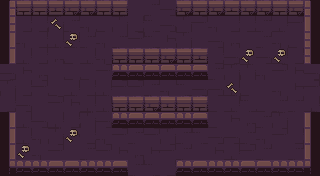

Rendered tile map (Tiled .tmx) drawn with the repository's tilesets; below, a short description and the full map source, tile grids included:
An orthogonal 20x11 tile map with 16x16 px tiles, 6 tile layers (ground, dressing, decor, walls, ...) and 12 objects (6x PROP, 5x ENTRY, CHEST).

<map version="1.10" tiledversion="1.10.2" orientation="orthogonal" renderorder="right-down" width="20" height="11" tilewidth="16" tileheight="16" infinite="0" nextlayerid="8" nextobjectid="13">
 <tileset firstgid="1" name="dungeon" tilewidth="16" tileheight="16" tilecount="100" columns="10">
  <image source="../../../gfx/tiles/depths/dungeon_tileset.png" width="160" height="160" />
 </tileset>
 <layer id="1" name="ground" width="20" height="11">
  <data encoding="csv">
9,30,30,8,18,8,18,7,19,7,9,9,30,20,19,20,30,10,30,8,
29,17,17,29,7,30,20,29,17,10,9,29,28,30,17,17,7,8,28,7,
27,30,17,8,8,7,30,7,28,10,18,29,19,9,27,19,7,30,20,20,
18,8,17,27,20,8,30,18,18,20,30,7,27,17,9,30,9,8,17,20,
9,18,27,19,20,20,28,8,28,10,20,28,28,7,29,29,30,28,18,9,
29,17,28,20,8,17,8,28,28,7,30,10,9,9,8,20,19,30,18,28,
17,9,19,28,18,8,8,7,28,9,28,28,10,20,8,10,20,7,7,8,
29,8,9,8,17,29,9,7,7,9,17,17,17,20,18,27,7,29,19,20,
27,8,30,29,18,17,30,28,7,28,29,7,10,9,9,7,30,28,17,10,
18,19,30,28,19,7,28,18,27,18,28,7,19,18,8,28,7,19,7,28,
18,29,9,30,30,17,9,27,7,10,17,8,29,10,7,8,9,9,30,20
</data>
 </layer>
 <layer id="2" name="dressing" width="20" height="11">
  <data encoding="csv">
0,0,0,0,0,0,0,0,0,0,0,0,0,0,0,0,0,0,0,0,
0,0,0,69,0,0,0,0,0,0,0,0,0,0,0,0,0,0,0,0,
0,0,0,0,78,0,0,0,0,0,0,0,0,0,0,0,0,0,0,0,
0,0,0,0,0,0,0,0,0,0,0,0,0,0,0,78,0,78,0,0,
0,0,0,0,0,0,0,0,0,0,0,0,0,0,0,0,0,0,0,0,
0,0,0,0,0,0,0,0,0,0,0,0,0,0,69,0,0,0,0,0,
0,0,0,0,0,0,0,0,0,0,0,0,0,0,0,0,0,0,0,0,
0,0,0,0,0,0,0,0,0,0,0,0,0,0,0,0,0,0,0,0,
0,0,0,0,78,0,0,0,0,0,0,0,0,0,0,0,0,0,0,0,
0,78,0,0,0,0,0,0,0,0,0,0,0,0,0,0,0,0,0,0,
0,0,0,0,0,0,0,0,0,0,0,0,0,0,0,0,0,0,0,0
</data>
 </layer>
 <layer id="3" name="decor" width="20" height="11">
  <data encoding="csv">
0,0,0,0,0,0,0,0,0,0,0,0,0,0,0,0,0,0,0,0,
0,0,0,0,0,0,0,0,0,0,0,0,0,0,0,0,0,0,0,0,
0,0,0,0,0,0,0,0,0,0,0,0,0,0,0,0,0,0,0,0,
0,0,0,0,0,0,0,0,0,0,0,0,0,0,0,0,0,0,0,0,
0,0,0,0,0,0,0,0,0,0,0,0,0,0,0,0,0,0,0,0,
0,0,0,0,0,0,0,0,0,0,0,0,0,0,0,0,0,0,0,0,
0,0,0,0,0,0,0,0,0,0,0,0,0,0,0,0,0,0,0,0,
0,0,0,0,0,0,0,0,0,0,0,0,0,0,0,0,0,0,0,0,
0,0,0,0,0,0,0,0,0,0,0,0,0,0,0,0,0,0,0,0,
0,0,0,0,0,0,0,0,0,0,0,0,0,0,0,0,0,0,0,0,
0,0,0,0,0,0,0,0,0,0,0,0,0,0,0,0,0,0,0,0
</data>
 </layer>
 <layer id="4" name="walls" width="20" height="11">
  <data encoding="csv">
1,2,5,3,4,4,2,5,0,0,0,4,2,4,3,4,4,5,4,6,
21,0,0,0,0,0,0,0,0,0,0,0,0,0,0,0,0,0,0,16,
11,0,0,0,0,0,0,0,0,0,0,0,0,0,0,0,0,0,0,26,
11,0,0,0,0,0,0,0,0,0,0,0,0,0,0,0,0,0,0,26,
0,0,0,0,0,0,0,0,0,0,0,0,0,0,0,0,0,0,0,0,
0,0,0,0,0,0,0,0,0,0,0,0,0,0,0,0,0,0,0,0,
0,0,0,0,0,0,0,0,0,0,0,0,0,0,0,0,0,0,0,0,
11,0,0,0,0,0,0,0,0,0,0,0,0,0,0,0,0,0,0,16,
11,0,0,0,0,0,0,0,0,0,0,0,0,0,0,0,0,0,0,16,
11,0,0,0,0,0,0,0,0,0,0,0,0,0,0,0,0,0,0,16,
41,44,43,42,42,44,43,45,0,0,0,43,45,44,43,45,45,44,43,46
</data>
 </layer>
 <layer id="5" name="props" width="20" height="11">
  <data encoding="csv">
0,0,0,0,0,0,0,0,0,0,0,0,0,0,0,0,0,0,0,0,
0,0,0,0,0,0,0,0,0,0,0,0,0,0,0,0,0,0,0,0,
0,0,0,0,0,0,0,0,0,0,0,0,0,0,0,0,0,0,0,0,
0,0,0,0,0,0,0,2,2,2,4,2,3,0,0,0,0,0,0,0,
0,0,0,0,0,0,0,44,42,42,42,45,42,0,0,0,0,0,0,0,
0,0,0,0,0,0,0,0,0,0,0,0,0,0,0,0,0,0,0,0,
0,0,0,0,0,0,0,2,2,4,3,2,2,0,0,0,0,0,0,0,
0,0,0,0,0,0,0,44,45,45,42,43,42,0,0,0,0,0,0,0,
0,0,0,0,0,0,0,0,0,0,0,0,0,0,0,0,0,0,0,0,
0,0,0,0,0,0,0,0,0,0,0,0,0,0,0,0,0,0,0,0,
0,0,0,0,0,0,0,0,0,0,0,0,0,0,0,0,0,0,0,0
</data>
 </layer>
 <layer id="6" name="overhead" width="20" height="11">
  <data encoding="csv">
0,0,0,0,0,0,0,0,0,0,0,0,0,0,0,0,0,0,0,0,
0,0,0,0,0,0,0,0,0,0,0,0,0,0,0,0,0,0,0,0,
0,0,0,0,0,0,0,0,0,0,0,0,0,0,0,0,0,0,0,0,
0,0,0,0,0,0,0,0,0,0,0,0,0,0,0,0,0,0,0,0,
0,0,0,0,0,0,0,0,0,0,0,0,0,0,0,0,0,0,0,0,
0,0,0,0,0,0,0,0,0,0,0,0,0,0,0,0,0,0,0,0,
0,0,0,0,0,0,0,0,0,0,0,0,0,0,0,0,0,0,0,0,
0,0,0,0,0,0,0,0,0,0,0,0,0,0,0,0,0,0,0,0,
0,0,0,0,0,0,0,0,0,0,0,0,0,0,0,0,0,0,0,0,
0,0,0,0,0,0,0,0,0,0,0,0,0,0,0,0,0,0,0,0,
0,0,0,0,0,0,0,0,0,0,0,0,0,0,0,0,0,0,0,0
</data>
 </layer>
 <objectgroup id="7" name="spawns">
  <object id="1" name="UP" type="ENTRY" x="152" y="24" />
  <object id="2" name="DOWN" type="ENTRY" x="152" y="152" />
  <object id="3" name="LEFT" type="ENTRY" x="24" y="88" />
  <object id="4" name="RIGHT" type="ENTRY" x="296" y="88" />
  <object id="5" name="" type="ENTRY" x="168" y="88" />
  <object id="6" name="locked" type="CHEST" x="152" y="88" />
  <object id="7" name="torch" type="PROP" x="56" y="168" />
  <object id="8" name="torch" type="PROP" x="264" y="168" />
  <object id="9" name="torch" type="PROP" x="8" y="136" />
  <object id="10" name="torch" type="PROP" x="312" y="136" />
  <object id="11" name="banner" type="PROP" x="120" y="168" />
  <object id="12" name="banner" type="PROP" x="200" y="168" />
 </objectgroup>
</map>
